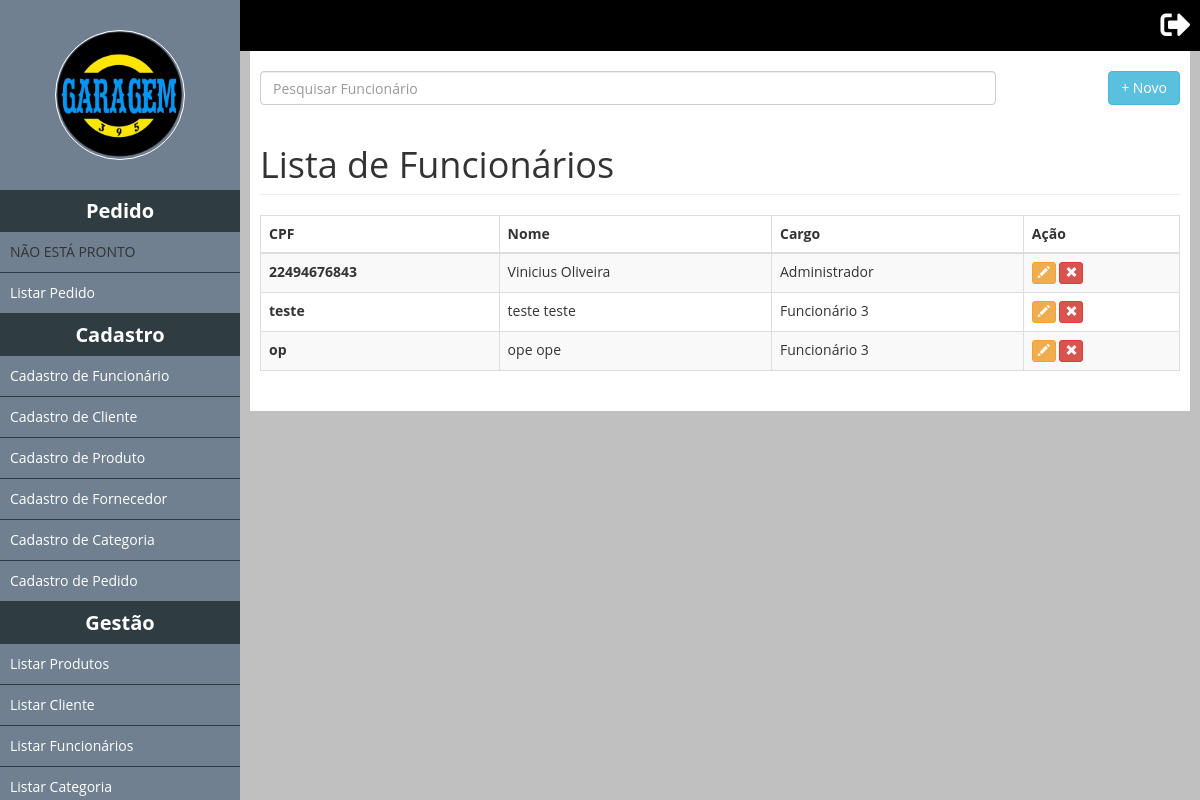
Screenshot of /main.php with the database file from the repository.
### tables this page shows
CREATE TABLE IF NOT EXISTS `tb_funcionario` (
  `idfuncionario` int(11) NOT NULL AUTO_INCREMENT,
  `cpf` char(14) NOT NULL,
  `nome` varchar(255) NOT NULL,
  `id_cargo` int(11) NOT NULL,
  `sobrenome` varchar(250) NOT NULL,
  `email` varchar(255) NOT NULL,
  `senha` varchar(100) NOT NULL,
  `status` tinyint(1) NOT NULL,
  PRIMARY KEY (`idfuncionario`)
);

CREATE TABLE IF NOT EXISTS `tb_cargo` (
  `idcargo` int(11) NOT NULL AUTO_INCREMENT,
  `cargo` varchar(50) NOT NULL,
  PRIMARY KEY (`idcargo`)
);

### classes/Mysql.php (called while the page is built)
<?php
	class Mysql
	{
		private static $pdo;
		public static function conectar(){
			if(self::$pdo == null){
				try{
					self::$pdo = new PDO('mysql:host='.HOST.';dbname='.DATABASE,USER,PASSWORD,array(PDO::MYSQL_ATTR_INIT_COMMAND => 'SET NAMES utf8'));
					self::$pdo->setAttribute(PDO::ATTR_ERRMODE,PDO::ERRMODE_EXCEPTION);
				}catch(Exception $e){
					echo '<h2>Erro ao conectar.</h2>';
				}
			}
			return self::$pdo;
		}
	}
?>

### pages/ListaFuncionarios.php (the view, shortened to what this page needs)
<input id="pesquisaSlide" class="form-control left" placeholder="Pesquisar Funcionário" />
<a href="<?php echo INCLUDE_PATH;?>CadastroFuncionario"><button type="button" class="btn btn-info right">+ Novo</button></a>
<h1 class="page-header">Lista de Funcionários</h1>
			<div class="table-responsive">
				<table class="table table-striped table-bordered table-hover" id="list-thumbs">
			      	<thead>
				        <tr>
				          	<th>CPF</th>
				          	<th>Nome</th>
				          	<th>Cargo</th>
				          	<th>Ação</th>
				        </tr>
			      	</thead>
			  		<tbody>
			  			<?php
			  				$funcionarios = MySql::conectar()->prepare("
								SELECT *
								FROM tb_funcionario F
								INNER JOIN tb_cargo C
								ON F.id_cargo = C.idcargo
								WHERE F.status != 0
			  				");
			  				$funcionarios->execute();
			  				$funcionarios = $funcionarios->fetchAll();
			  				foreach ($funcionarios as $key => $value):
			  			?>
			    		<tr>
				          	<th><?php echo $value['cpf'];?></th>
				          	<td><?php echo $value['nome'].' '.$value['sobrenome'];?></td>
				          	<td><?php echo $value['cargo'];?></td>
				          	<td>
				          		<form method="post" style="display: inline-block;">
						            <button class="btn btn-warning btn-xs" title="Alterar" data-toggle="modal" data-target="#myModal" type="submit">
					              		<span class="glyphicon glyphicon-pencil" aria-hidden="true"></span>
						            </button>
						        </form>
						        <form method="post" style="display: inline-block;">
						            <button class="btn btn-danger btn-xs" title="Remover" type="submit" data-toggle="modal" data-target="#myModal" type="submit">
						              	<span class="glyphicon glyphicon-remove" aria-hidden="true"></span>
						            </button>
					            </form>
			      			</td>
			    		</tr>
			    		<?php endforeach;?>
			  		</tbody>
				</table>
			</div>
    	</div>
	</div>
</div>

### main.php (shortened to what this page needs)
<!DOCTYPE html>
<html>
<head>
	<link rel="stylesheet" href="https://use.fontawesome.com/releases/v5.2.0/css/all.css"/>
	 <link rel="stylesheet" href="https://maxcdn.bootstrapcdn.com/bootstrap/3.3.7/css/bootstrap.min.css">
	<link type="text/css" rel="stylesheet" href="css/teste.css" />
	<link type="text/css" rel="stylesheet" href="css/style.css" />
</head>
<body>
	<?php $url = isset($_GET['url']) ? $_GET['url'] : 'ListaFuncionarios';?>
	<div class="menu scrollbar" id="style-2">
		<div class="foto-perfil"></div>
		<div class="list-menu">
			<div class="item">
				<h2>Pedido</h2>
				<ul>
					<li>NÃO ESTÁ PRONTO</li>
					<li><a realtime="ListaPedidos" href="<?php echo INCLUDE_PATH;?>ListaPedidos">Listar Pedido</a></li>
				</ul>
			</div>
			<div class="item">
				<h2>Cadastro</h2>
				<ul>
					<li><a realtime="CadastroFuncionario" href="<?php echo INCLUDE_PATH;?>CadastroFuncionario">Cadastro de Funcionário</a></li>
					<li><a realtime="CadastroCliente" href="<?php echo INCLUDE_PATH;?>CadastroCliente">Cadastro de Cliente</a></li>
					<li><a realtime="CadastroProduto" href="<?php echo INCLUDE_PATH;?>CadastroProduto">Cadastro de Produto</a></li>
					<li><a realtime="CadastroFornecedor" href="<?php echo INCLUDE_PATH;?>CadastroFornecedor">Cadastro de Fornecedor</a></li>
					<li><a realtime="CadastroCategoria" href="<?php echo INCLUDE_PATH;?>CadastroCategoria">Cadastro de Categoria</a></li>
					<li><a realtime="CadastroPedido" href="<?php echo INCLUDE_PATH;?>CadastroPedido">Cadastro de Pedido</a></li>
				</ul>
			</div>
			<div class="item">
				<h2>Gestão</h2>
				<ul>
					<li><a realtime="ListarProdutos" href="<?php echo INCLUDE_PATH;?>ListarProdutos">Listar Produtos</a></li>
					<li><a realtime="ListaClientes" href="<?php echo INCLUDE_PATH;?>ListaClientes">Listar Cliente</a></li>
					<li><a realtime="ListaFuncionarios" href="<?php echo INCLUDE_PATH;?>ListaFuncionarios">Listar Funcionários</a></li>
					<li><a realtime="ListaCategoria" href="<?php echo INCLUDE_PATH;?>ListaCategoria">Listar Categoria</a></li>
				</ul>
			</div>
		</div>
	</div>
	<div class="content">
		<div class="w100 top-bar black">
			<div class="configuracao right"><a href="<?php echo INCLUDE_PATH;?>?logout"><i class="fas fa-sign-out-alt"></i></a></div>
		</div>
		<div class="estatistica">
			<div class="box w100">
		        <?php
		           if(file_exists('pages/'.$url.'.php')){
		            	include('pages/'.$url.'.php');
		            }else include('pages/ListaFuncionarios.php');
		        ?>
</body>
</html>

### css/teste.css (style rules this page uses)
* { margin: 0; padding: 0; }
html, body { height: 100%; }
body { overflow-x: hidden; }
.w100 { width: 100%; }
.left { float: left; }
.right { float: right; }
.top-bar { box-sizing: border-box;padding: 10px; }
.notificacao i, .configuracao i { color: #fff; font-size: 30px; cursor: pointer;margin-left: 20px; }
.foto-perfil { background-image: url('../images/logo.png');background-position: center;background-repeat: no-repeat; background-size: 100%; }
.foto-perfil { box-sizing: border-box;width:130px;height:130px;border-radius: 50%;border: 1px solid #fff;margin:30px auto; }
.menu { position: fixed; top: 0; left: 0; width: 20%; height: 100%; background-color: #708090; z-index: 5; overflow-y: auto; margin-bottom: 25px; }
.content { position: absolute; left: 20%; width: 80%; height: 100%; background-color: #C0C0C0; z-index: 2; }
.estatistica { box-sizing: border-box; margin:0px 10px; background-color: #fff; padding:10px; }
.black { background-color: black; }
.box { margin:10px auto; }
.item h2 { box-sizing: border-box; padding: 10px; text-align: center; font-weight: bold; font-size: 20px; color: #fff; background-color: #2f3d42; margin:0; }
.item ul { list-style: none;margin: 0; }
.item ul li { border-bottom:1px solid #2f3d42; padding: 10px; }
a { color: #fff; text-decoration: none; }
#pesquisaSlide { width: 80% !important; }

### css/style.css (style rules this page uses)
* { margin: 0; padding: 0; box-sizing: border-box; font-family: "Open Sans"; }
html, body { height: 100%; background-color: #DCDCDC; }
body { overflow-x: hidden; }

### rows the page displays
tb_funcionario: cpf "22494676843", nome "Vinicius", sobrenome "Oliveira", id_cargo.cargo "Administrador"
tb_funcionario: cpf "teste", nome "teste", sobrenome "teste", id_cargo.cargo "Funcionário 3"
tb_funcionario: cpf "op", nome "ope", sobrenome "ope", id_cargo.cargo "Funcionário 3"
